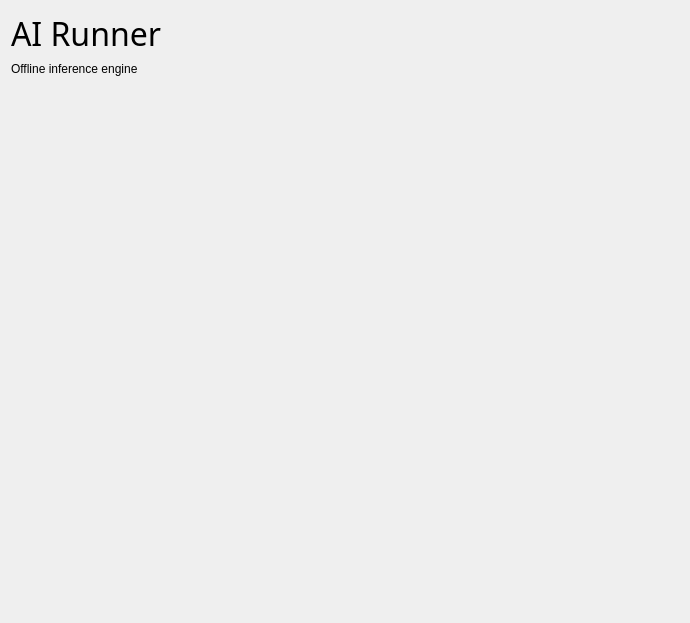
<?xml version="1.0" encoding="UTF-8"?>
<ui version="4.0">
 <class>home_stage_widget</class>
 <widget class="QWidget" name="home_stage_widget">
  <property name="geometry">
   <rect>
    <x>0</x>
    <y>0</y>
    <width>690</width>
    <height>623</height>
   </rect>
  </property>
  <property name="windowTitle">
   <string>Form</string>
  </property>
  <layout class="QGridLayout" name="gridLayout">
   <item row="1" column="0" colspan="2">
    <widget class="QLabel" name="label_2">
     <property name="sizePolicy">
      <sizepolicy hsizetype="Preferred" vsizetype="Preferred">
       <horstretch>0</horstretch>
       <verstretch>0</verstretch>
      </sizepolicy>
     </property>
     <property name="text">
      <string>Offline inference engine</string>
     </property>
    </widget>
   </item>
   <item row="0" column="0" colspan="2">
    <widget class="QLabel" name="label">
     <property name="sizePolicy">
      <sizepolicy hsizetype="Preferred" vsizetype="Preferred">
       <horstretch>0</horstretch>
       <verstretch>0</verstretch>
      </sizepolicy>
     </property>
     <property name="font">
      <font>
       <family>Ubuntu Sans</family>
       <pointsize>24</pointsize>
       <bold>false</bold>
      </font>
     </property>
     <property name="text">
      <string>AI Runner</string>
     </property>
    </widget>
   </item>
   <item row="2" column="0">
    <spacer name="verticalSpacer">
     <property name="orientation">
      <enum>Qt::Orientation::Vertical</enum>
     </property>
     <property name="sizeHint" stdset="0">
      <size>
       <width>20</width>
       <height>40</height>
      </size>
     </property>
    </spacer>
   </item>
  </layout>
 </widget>
 <resources/>
 <connections/>
</ui>
